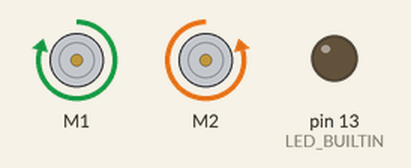
This sketch was run on a simulated Arduino Uno, built with avr-gcc and run on an emulated ATmega328P. Parts: 2 × DC motor (green arrow = forward, orange = backward, longer = faster), output pins drawn as LEDs (lit = HIGH).

Above: at 5.0 s.
At 24.1 s:
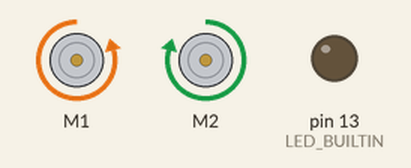
At 40.5 s:
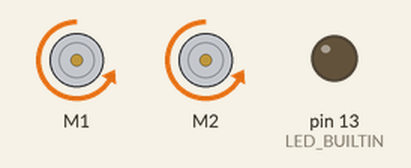
At 55.6 s:
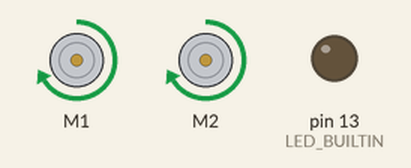
Timing chart, 0 to 56.2 s (numbered marks = the images above):
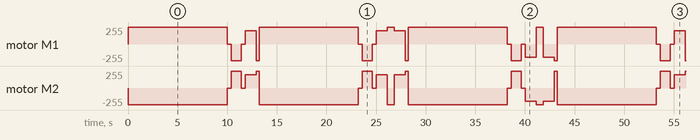

Measured:
- by itself, motor M1, motor M2: moves between backward 250/255 and forward 250/255, repeating every 43.3 s

The sketch:

Motor_1_test.ino
```cpp
#include <Wire.h>
#include <Adafruit_MotorShield.h>

Adafruit_MotorShield AFMS = Adafruit_MotorShield();

Adafruit_DCMotor *Motor1 = AFMS.getMotor(1);
Adafruit_DCMotor *Motor2 = AFMS.getMotor(2);

void setup() {
  pinMode(LED_BUILTIN, OUTPUT);
  AFMS.begin();

}

int movespeed = 250;
int turnspeed = 200;
void forward(int forward){
  Motor1->setSpeed(movespeed);
  Motor2->setSpeed(movespeed);
  Motor1->run(FORWARD);
  Motor2->run(BACKWARD);
  delay(forward);

}

void backward(int backward){
  Motor1->setSpeed(movespeed);
  Motor2->setSpeed(movespeed);
  Motor1->run(BACKWARD);
  Motor2->run(FORWARD);
  delay(backward);
}
void turnright(){
  Motor1->setSpeed(turnspeed);
  Motor2 ->setSpeed(turnspeed);
  Motor1->run(FORWARD);
  Motor2->run(FORWARD);
  delay(1110);
}
void turnleft(){
  Motor1->setSpeed(turnspeed);
  Motor2 ->setSpeed(turnspeed);
  Motor1->run(BACKWARD);
  Motor2->run(BACKWARD);
  delay(1110);

}

void bump(){
  Motor1->run(RELEASE);
  Motor2->run(RELEASE);
  delay(400);
  Motor1->run(BACKWARD);
  Motor2->run(FORWARD);
  delay(1000);
  Motor1->run(RELEASE);
  Motor2->run(RELEASE);
  delay(400);

}


void loop() {
  // put your main code here, to run repeatedly:
  forward(10000);
  bump();
  turnright();
  backward(300);

  forward(10000);//start zigzag
  bump();
  turnright();
  forward(500);
  delay(200);
  turnright();
  backward(300);//end zigzag

  forward(10000);
  bump();
  turnleft();
  forward(500);
  delay(200);
  turnleft();
  backward(300);


}
```
